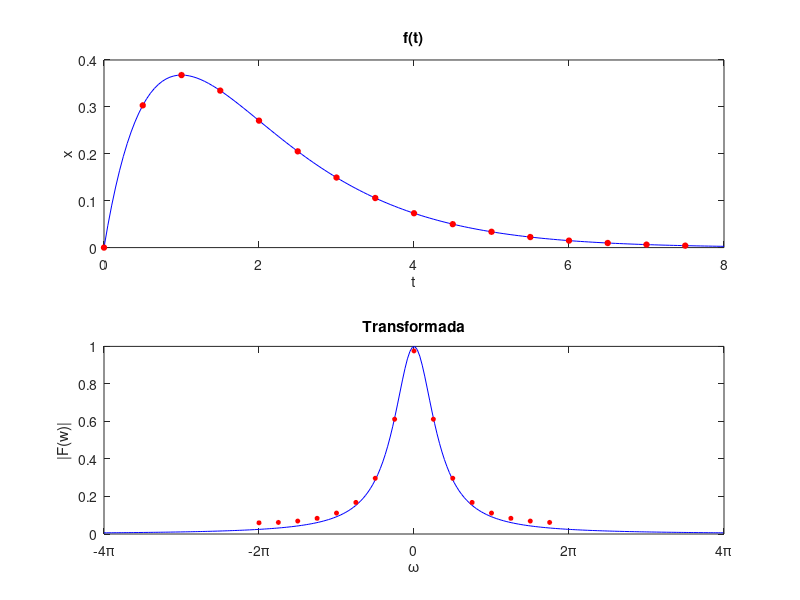

This figure's MATLAB source:
%Transformada rapida de Fourier
fs=2; %frecuencia de muestreo
n=16; %número de datos
dt=1/fs;
t=(0:n-1)*dt;
x=t.*exp(-t); %muestras, datos

subplot(2,1,1)
tt=0:0.05:8;
xx=tt.*exp(-tt);
plot(tt,xx,'b',t,x,'ro','markersize',4,'markeredgecolor','r',
'markerfacecolor','r')
xlabel('t')
ylabel('x')
title('f(t)')

subplot(2,1,2)
wc=pi*fs; %frecuencia límite de Nyquist
ww=-4*pi:0.1:4*pi;
Fw=1./(1+1i*ww).^2;

%transformada rápida de Fourier
y=fft(x,n);
g=fftshift(y);
dw=2*pi/(n*dt);
w=(-n/2:n/2-1)*dw;

plot(ww,abs(Fw),'b',w,abs(g)/fs,'ro','markersize',3,'markeredgecolor','r',
'markerfacecolor','r')
set(gca,'XTick',-4*pi:2*pi:4*pi)
set(gca,'XTickLabel',{'-4\pi','-2\pi','0','2\pi','4\pi'})
xlim([-4*pi,4*pi])
xlabel('\omega')
ylabel('|F(w)|')
title('Transformada')
